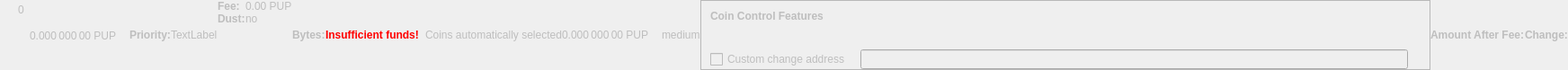
    <widget class="QWidget" name="dummyHideWidget" native="true">
     <property name="enabled">
      <bool>false</bool>
     </property>
     <property name="maximumSize">
      <size>
       <width>100</width>
       <height>22</height>
      </size>
     </property>
     <layout class="QHBoxLayout" name="dummyHideLayout">
      <property name="spacing">
       <number>0</number>
      </property>
      <property name="margin">
       <number>0</number>
      </property>
      <item>
       <layout class="QFormLayout" name="formLayoutCoinControl1">
        <property name="horizontalSpacing">
         <number>10</number>
        </property>
        <property name="verticalSpacing">
         <number>14</number>
        </property>
        <property name="leftMargin">
         <number>10</number>
        </property>
        <property name="topMargin">
         <number>4</number>
        </property>
        <property name="rightMargin">
         <number>6</number>
        </property>
        <item row="0" column="1">
         <widget class="QLabel" name="labelCoinControlBytes">
          <property name="cursor">
           <cursorShape>IBeamCursor</cursorShape>
          </property>
          <property name="contextMenuPolicy">
           <enum>Qt::ActionsContextMenu</enum>
          </property>
          <property name="text">
           <string notr="true">0</string>
          </property>
          <property name="textInteractionFlags">
           <set>Qt::LinksAccessibleByMouse|Qt::TextSelectableByKeyboard|Qt::TextSelectableByMouse</set>
          </property>
         </widget>
        </item>
       </layout>
      </item>
      <item>
       <widget class="QLabel" name="labelCoinControlAfterFee">
        <property name="enabled">
         <bool>false</bool>
        </property>
        <property name="sizePolicy">
         <sizepolicy hsizetype="Fixed" vsizetype="Fixed">
          <horstretch>0</horstretch>
          <verstretch>0</verstretch>
         </sizepolicy>
        </property>
        <property name="minimumSize">
         <size>
          <width>111</width>
          <height>12</height>
         </size>
        </property>
        <property name="maximumSize">
         <size>
          <width>111</width>
          <height>12</height>
         </size>
        </property>
        <property name="cursor">
         <cursorShape>IBeamCursor</cursorShape>
        </property>
        <property name="contextMenuPolicy">
         <enum>Qt::ActionsContextMenu</enum>
        </property>
        <property name="text">
         <string notr="true">0.000 000 00 PUP</string>
        </property>
        <property name="textInteractionFlags">
         <set>Qt::LinksAccessibleByMouse|Qt::TextSelectableByKeyboard|Qt::TextSelectableByMouse</set>
        </property>
       </widget>
      </item>
      <item>
       <widget class="QLabel" name="labelCoinControlPriorityText">
        <property name="enabled">
         <bool>false</bool>
        </property>
        <property name="font">
         <font>
          <weight>75</weight>
          <bold>true</bold>
         </font>
        </property>
        <property name="text">
         <string>Priority:</string>
        </property>
       </widget>
      </item>
      <item>
       <layout class="QHBoxLayout" name="horizontalLayout">
        <item>
         <widget class="QLabel" name="WarningLabel">
          <property name="text">
           <string>TextLabel</string>
          </property>
         </widget>
        </item>
       </layout>
      </item>
      <item>
       <layout class="QFormLayout" name="formLayoutCoinControl3">
        <property name="horizontalSpacing">
         <number>0</number>
        </property>
        <property name="verticalSpacing">
         <number>0</number>
        </property>
        <property name="leftMargin">
         <number>0</number>
        </property>
        <property name="topMargin">
         <number>0</number>
        </property>
        <property name="rightMargin">
         <number>0</number>
        </property>
        <item row="0" column="0">
         <widget class="QLabel" name="labelCoinControlFeeText">
          <property name="enabled">
           <bool>false</bool>
          </property>
          <property name="font">
           <font>
            <weight>75</weight>
            <bold>true</bold>
           </font>
          </property>
          <property name="text">
           <string>Fee:</string>
          </property>
          <property name="margin">
           <number>0</number>
          </property>
         </widget>
        </item>
        <item row="0" column="1">
         <widget class="QLabel" name="labelCoinControlFee">
          <property name="enabled">
           <bool>false</bool>
          </property>
          <property name="cursor">
           <cursorShape>IBeamCursor</cursorShape>
          </property>
          <property name="contextMenuPolicy">
           <enum>Qt::ActionsContextMenu</enum>
          </property>
          <property name="text">
           <string notr="true">0.00 PUP</string>
          </property>
          <property name="textInteractionFlags">
           <set>Qt::LinksAccessibleByMouse|Qt::TextSelectableByKeyboard|Qt::TextSelectableByMouse</set>
          </property>
         </widget>
        </item>
        <item row="1" column="0">
         <widget class="QLabel" name="labelCoinControlLowOutputText">
          <property name="enabled">
           <bool>false</bool>
          </property>
          <property name="font">
           <font>
            <weight>75</weight>
            <bold>true</bold>
           </font>
          </property>
          <property name="text">
           <string>Dust:</string>
          </property>
         </widget>
        </item>
        <item row="1" column="1">
         <widget class="QLabel" name="labelCoinControlLowOutput">
          <property name="enabled">
           <bool>false</bool>
          </property>
          <property name="cursor">
           <cursorShape>IBeamCursor</cursorShape>
          </property>
          <property name="contextMenuPolicy">
           <enum>Qt::ActionsContextMenu</enum>
          </property>
          <property name="text">
           <string>no</string>
          </property>
          <property name="textInteractionFlags">
           <set>Qt::LinksAccessibleByMouse|Qt::TextSelectableByKeyboard|Qt::TextSelectableByMouse</set>
          </property>
         </widget>
        </item>
       </layout>
      </item>
      <item>
       <widget class="QLabel" name="labelCoinControlBytesText">
        <property name="enabled">
         <bool>false</bool>
        </property>
        <property name="font">
         <font>
          <weight>75</weight>
          <bold>true</bold>
         </font>
        </property>
        <property name="text">
         <string>Bytes:</string>
        </property>
       </widget>
      </item>
      <item>
       <layout class="QFormLayout" name="formLayoutCoinControl2">
        <property name="horizontalSpacing">
         <number>0</number>
        </property>
        <property name="verticalSpacing">
         <number>0</number>
        </property>
        <property name="leftMargin">
         <number>0</number>
        </property>
        <property name="topMargin">
         <number>0</number>
        </property>
        <property name="rightMargin">
         <number>0</number>
        </property>
       </layout>
      </item>
      <item>
       <layout class="QHBoxLayout" name="horizontalLayoutCoinControl2">
        <property name="spacing">
         <number>0</number>
        </property>
        <property name="bottomMargin">
         <number>0</number>
        </property>
       </layout>
      </item>
      <item>
       <widget class="QLabel" name="labelCoinControlInsuffFunds">
        <property name="enabled">
         <bool>false</bool>
        </property>
        <property name="minimumSize">
         <size>
          <width>0</width>
          <height>0</height>
         </size>
        </property>
        <property name="font">
         <font>
          <weight>75</weight>
          <bold>true</bold>
         </font>
        </property>
        <property name="styleSheet">
         <string notr="true">color:red;font-weight:bold;</string>
        </property>
        <property name="text">
         <string>Insufficient funds!</string>
        </property>
        <property name="margin">
         <number>5</number>
        </property>
       </widget>
      </item>
      <item>
       <layout class="QFormLayout" name="formLayoutCoinControl4">
        <property name="horizontalSpacing">
         <number>0</number>
        </property>
        <property name="verticalSpacing">
         <number>0</number>
        </property>
        <property name="leftMargin">
         <number>0</number>
        </property>
        <property name="topMargin">
         <number>0</number>
        </property>
        <property name="rightMargin">
         <number>0</number>
        </property>
       </layout>
      </item>
      <item>
       <widget class="QLabel" name="labelCoinControlChangeLabel">
        <property name="enabled">
         <bool>false</bool>
        </property>
        <property name="sizePolicy">
         <sizepolicy hsizetype="Preferred" vsizetype="Expanding">
          <horstretch>0</horstretch>
          <verstretch>0</verstretch>
         </sizepolicy>
        </property>
        <property name="minimumSize">
         <size>
          <width>0</width>
          <height>0</height>
         </size>
        </property>
        <property name="text">
         <string/>
        </property>
        <property name="margin">
         <number>3</number>
        </property>
       </widget>
      </item>
      <item>
       <widget class="QLabel" name="labelCoinControlAutomaticallySelected">
        <property name="enabled">
         <bool>false</bool>
        </property>
        <property name="sizePolicy">
         <sizepolicy hsizetype="Fixed" vsizetype="Fixed">
          <horstretch>0</horstretch>
          <verstretch>0</verstretch>
         </sizepolicy>
        </property>
        <property name="minimumSize">
         <size>
          <width>0</width>
          <height>0</height>
         </size>
        </property>
        <property name="maximumSize">
         <size>
          <width>240</width>
          <height>16777215</height>
         </size>
        </property>
        <property name="text">
         <string>Coins automatically selected</string>
        </property>
        <property name="margin">
         <number>5</number>
        </property>
       </widget>
      </item>
      <item>
       <widget class="QLabel" name="labelCoinControlChange">
        <property name="enabled">
         <bool>false</bool>
        </property>
        <property name="sizePolicy">
         <sizepolicy hsizetype="Fixed" vsizetype="Fixed">
          <horstretch>0</horstretch>
          <verstretch>0</verstretch>
         </sizepolicy>
        </property>
        <property name="minimumSize">
         <size>
          <width>111</width>
          <height>0</height>
         </size>
        </property>
        <property name="maximumSize">
         <size>
          <width>111</width>
          <height>16777215</height>
         </size>
        </property>
        <property name="cursor">
         <cursorShape>IBeamCursor</cursorShape>
        </property>
        <property name="contextMenuPolicy">
         <enum>Qt::ActionsContextMenu</enum>
        </property>
        <property name="text">
         <string notr="true">0.000 000 00 PUP</string>
        </property>
        <property name="textInteractionFlags">
         <set>Qt::LinksAccessibleByMouse|Qt::TextSelectableByKeyboard|Qt::TextSelectableByMouse</set>
        </property>
       </widget>
      </item>
      <item>
       <widget class="QLabel" name="labelCoinControlPriority">
        <property name="enabled">
         <bool>false</bool>
        </property>
        <property name="cursor">
         <cursorShape>IBeamCursor</cursorShape>
        </property>
        <property name="contextMenuPolicy">
         <enum>Qt::ActionsContextMenu</enum>
        </property>
        <property name="text">
         <string>medium</string>
        </property>
        <property name="textInteractionFlags">
         <set>Qt::LinksAccessibleByMouse|Qt::TextSelectableByKeyboard|Qt::TextSelectableByMouse</set>
        </property>
       </widget>
      </item>
      <item>
       <widget class="QFrame" name="frameCoinControl">
        <property name="sizePolicy">
         <sizepolicy hsizetype="Expanding" vsizetype="Expanding">
          <horstretch>0</horstretch>
          <verstretch>0</verstretch>
         </sizepolicy>
        </property>
        <property name="maximumSize">
         <size>
          <width>16777215</width>
          <height>16777215</height>
         </size>
        </property>
        <property name="frameShape">
         <enum>QFrame::StyledPanel</enum>
        </property>
        <property name="frameShadow">
         <enum>QFrame::Sunken</enum>
        </property>
        <layout class="QVBoxLayout" name="verticalLayoutCoinControl2_2">
         <property name="spacing">
          <number>0</number>
         </property>
         <property name="margin">
          <number>0</number>
         </property>
         <item>
          <layout class="QVBoxLayout" name="verticalLayoutCoinControl" stretch="0,0,0,1">
           <property name="spacing">
            <number>0</number>
           </property>
           <property name="leftMargin">
            <number>10</number>
           </property>
           <property name="topMargin">
            <number>10</number>
           </property>
           <item>
            <layout class="QHBoxLayout" name="horizontalLayoutCoinControl1">
             <property name="bottomMargin">
              <number>15</number>
             </property>
             <item>
              <widget class="QLabel" name="labelCoinControlFeatures">
               <property name="enabled">
                <bool>false</bool>
               </property>
               <property name="sizePolicy">
                <sizepolicy hsizetype="Preferred" vsizetype="Maximum">
                 <horstretch>0</horstretch>
                 <verstretch>0</verstretch>
                </sizepolicy>
               </property>
               <property name="font">
                <font>
                 <weight>75</weight>
                 <bold>true</bold>
                </font>
               </property>
               <property name="styleSheet">
                <string notr="true">font-weight:bold;</string>
               </property>
               <property name="text">
                <string>Coin Control Features</string>
               </property>
              </widget>
             </item>
            </layout>
           </item>
           <item>
            <widget class="QWidget" name="widgetCoinControl" native="true">
             <property name="sizePolicy">
              <sizepolicy hsizetype="Preferred" vsizetype="Preferred">
               <horstretch>0</horstretch>
               <verstretch>0</verstretch>
              </sizepolicy>
             </property>
             <property name="minimumSize">
              <size>
               <width>0</width>
               <height>0</height>
              </size>
             </property>
             <property name="styleSheet">
              <string notr="true"/>
             </property>
             <layout class="QHBoxLayout" name="horizontalLayoutCoinControl5_2">
              <property name="margin">
               <number>0</number>
              </property>
              <item>
               <layout class="QHBoxLayout" name="horizontalLayoutCoinControl3">
                <property name="spacing">
                 <number>20</number>
                </property>
                <property name="topMargin">
                 <number>0</number>
                </property>
                <property name="bottomMargin">
                 <number>10</number>
                </property>
               </layout>
              </item>
             </layout>
            </widget>
           </item>
           <item>
            <layout class="QHBoxLayout" name="horizontalLayoutCoinControl4" stretch="0,0,0">
             <property name="spacing">
              <number>12</number>
             </property>
             <property name="sizeConstraint">
              <enum>QLayout::SetDefaultConstraint</enum>
             </property>
             <property name="topMargin">
              <number>5</number>
             </property>
             <property name="rightMargin">
              <number>5</number>
             </property>
             <item>
              <widget class="QCheckBox" name="checkBoxCoinControlChange">
               <property name="enabled">
                <bool>false</bool>
               </property>
               <property name="toolTip">
                <string>If this is activated, but the change address is empty or invalid, change will be sent to a newly generated address.</string>
               </property>
               <property name="text">
                <string>Custom change address</string>
               </property>
              </widget>
             </item>
             <item>
              <widget class="QValidatedLineEdit" name="lineEditCoinControlChange">
               <property name="enabled">
                <bool>false</bool>
               </property>
               <property name="sizePolicy">
                <sizepolicy hsizetype="Expanding" vsizetype="Fixed">
                 <horstretch>0</horstretch>
                 <verstretch>0</verstretch>
                </sizepolicy>
               </property>
              </widget>
             </item>
             <item>
              <widget class="QLabel" name="labelCoinControlChangeLabel_2">
               <property name="sizePolicy">
                <sizepolicy hsizetype="Preferred" vsizetype="Expanding">
                 <horstretch>0</horstretch>
                 <verstretch>0</verstretch>
                </sizepolicy>
               </property>
               <property name="minimumSize">
                <size>
                 <width>0</width>
                 <height>0</height>
                </size>
               </property>
               <property name="text">
                <string/>
               </property>
               <property name="margin">
                <number>3</number>
               </property>
              </widget>
             </item>
            </layout>
           </item>
           <item>
            <spacer name="verticalSpacerCoinControl">
             <property name="orientation">
              <enum>Qt::Vertical</enum>
             </property>
             <property name="sizeHint" stdset="0">
              <size>
               <width>800</width>
               <height>1</height>
              </size>
             </property>
            </spacer>
           </item>
          </layout>
         </item>
        </layout>
       </widget>
      </item>
      <item>
       <widget class="QLabel" name="labelCoinControlAfterFeeText">
        <property name="enabled">
         <bool>false</bool>
        </property>
        <property name="minimumSize">
         <size>
          <width>0</width>
          <height>0</height>
         </size>
        </property>
        <property name="maximumSize">
         <size>
          <width>16777215</width>
          <height>16777215</height>
         </size>
        </property>
        <property name="font">
         <font>
          <weight>75</weight>
          <bold>true</bold>
         </font>
        </property>
        <property name="text">
         <string>Amount After Fee:</string>
        </property>
        <property name="alignment">
         <set>Qt::AlignLeading|Qt::AlignLeft|Qt::AlignVCenter</set>
        </property>
        <property name="margin">
         <number>0</number>
        </property>
       </widget>
      </item>
      <item>
       <widget class="QLabel" name="labelCoinControlChangeText">
        <property name="enabled">
         <bool>false</bool>
        </property>
        <property name="sizePolicy">
         <sizepolicy hsizetype="Preferred" vsizetype="Preferred">
          <horstretch>0</horstretch>
          <verstretch>0</verstretch>
         </sizepolicy>
        </property>
        <property name="minimumSize">
         <size>
          <width>0</width>
          <height>0</height>
         </size>
        </property>
        <property name="maximumSize">
         <size>
          <width>16777215</width>
          <height>16777215</height>
         </size>
        </property>
        <property name="font">
         <font>
          <weight>75</weight>
          <bold>true</bold>
         </font>
        </property>
        <property name="text">
         <string>Change:</string>
        </property>
        <property name="alignment">
         <set>Qt::AlignLeading|Qt::AlignLeft|Qt::AlignVCenter</set>
        </property>
       </widget>
      </item>
     </layout>
    </widget>
